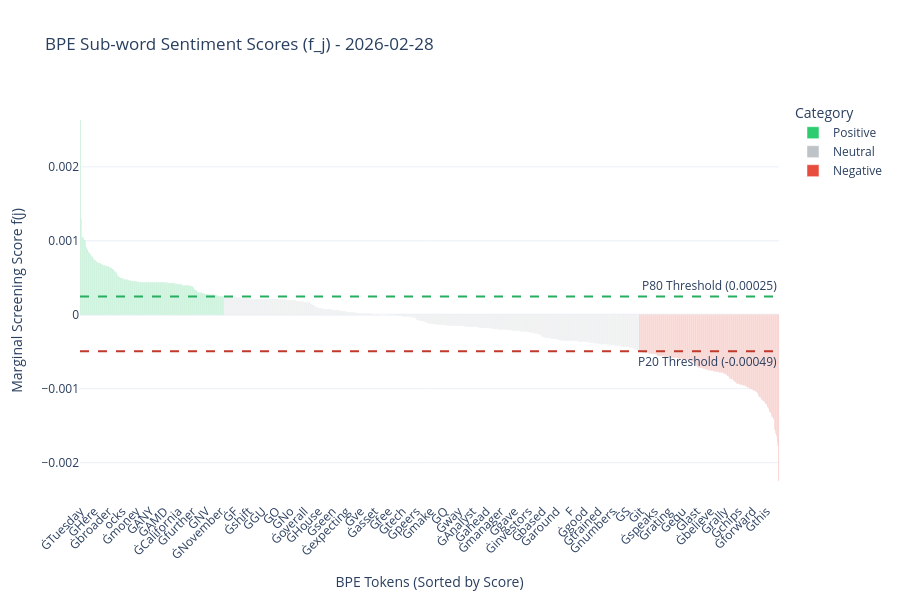

Notebook code for this chart:
### Code cell
# Visualisation pour attaque d'Israel et USA en Iran:
visualize_daily_lexicon_bpe("2026-02-28")

### Figure 1 — Plotly figure (JSON) as saved in the notebook; plotly's stock layout.template omitted (floating-point values rounded to 4 significant figures; data arrays with more than 128 entries replaced by an {"elided": "..."} marker saying what was removed)
{"data": [{"hovertemplate": "Category=Positive<br>BPE Tokens=%{x}<br>Score f(j)=%{y:.5f}<extra></extra>", "legendgroup": "Positive", "marker": {"color": "#2ecc71", "pattern": {"shape": ""}}, "name": "Positive", "orientation": "v", "showlegend": true, "textposition": "auto", "type": "bar", "x": {"elided": "216 str values"}, "xaxis": "x", "y": {"elided": "216 float values"}, "yaxis": "y"}, {"hovertemplate": "Category=Neutral<br>BPE Tokens=%{x}<br>Score f(j)=%{y:.5f}<extra></extra>", "legendgroup": "Neutral", "marker": {"color": "#bdc3c7", "pattern": {"shape": ""}}, "name": "Neutral", "orientation": "v", "showlegend": true, "textposition": "auto", "type": "bar", "x": {"elided": "622 str values"}, "xaxis": "x", "y": {"elided": "622 float values"}, "yaxis": "y"}, {"hovertemplate": "Category=Negative<br>BPE Tokens=%{x}<br>Score f(j)=%{y:.5f}<extra></extra>", "legendgroup": "Negative", "marker": {"color": "#e74c3c", "pattern": {"shape": ""}}, "name": "Negative", "orientation": "v", "showlegend": true, "textposition": "auto", "type": "bar", "x": {"elided": "210 str values"}, "xaxis": "x", "y": {"elided": "210 float values"}, "yaxis": "y"}], "layout": {"annotations": [{"showarrow": false, "text": "P80 Threshold (0.00025)", "x": 1, "xanchor": "right", "xref": "x domain", "y": 0.0002478, "yanchor": "bottom", "yref": "y"}, {"showarrow": false, "text": "P20 Threshold (-0.00049)", "x": 1, "xanchor": "right", "xref": "x domain", "y": -0.0004922, "yanchor": "top", "yref": "y"}], "barmode": "relative", "height": 600, "legend": {"title": {"text": "Category"}, "tracegroupgap": 0}, "shapes": [{"line": {"color": "#27ae60", "dash": "dash"}, "type": "line", "x0": 0, "x1": 1, "xref": "x domain", "y0": 0.0002478, "y1": 0.0002478, "yref": "y"}, {"line": {"color": "#c0392b", "dash": "dash"}, "type": "line", "x0": 0, "x1": 1, "xref": "x domain", "y0": -0.0004922, "y1": -0.0004922, "yref": "y"}], "title": {"text": "BPE Sub-word Sentiment Scores (f_j) - 2026-02-28"}, "xaxis": {"anchor": "y", "domain": [0, 1], "tickangle": -45, "title": {"text": "BPE Tokens (Sorted by Score)"}}, "yaxis": {"anchor": "x", "domain": [0, 1], "title": {"text": "Marginal Screening Score f(j)"}}}}
